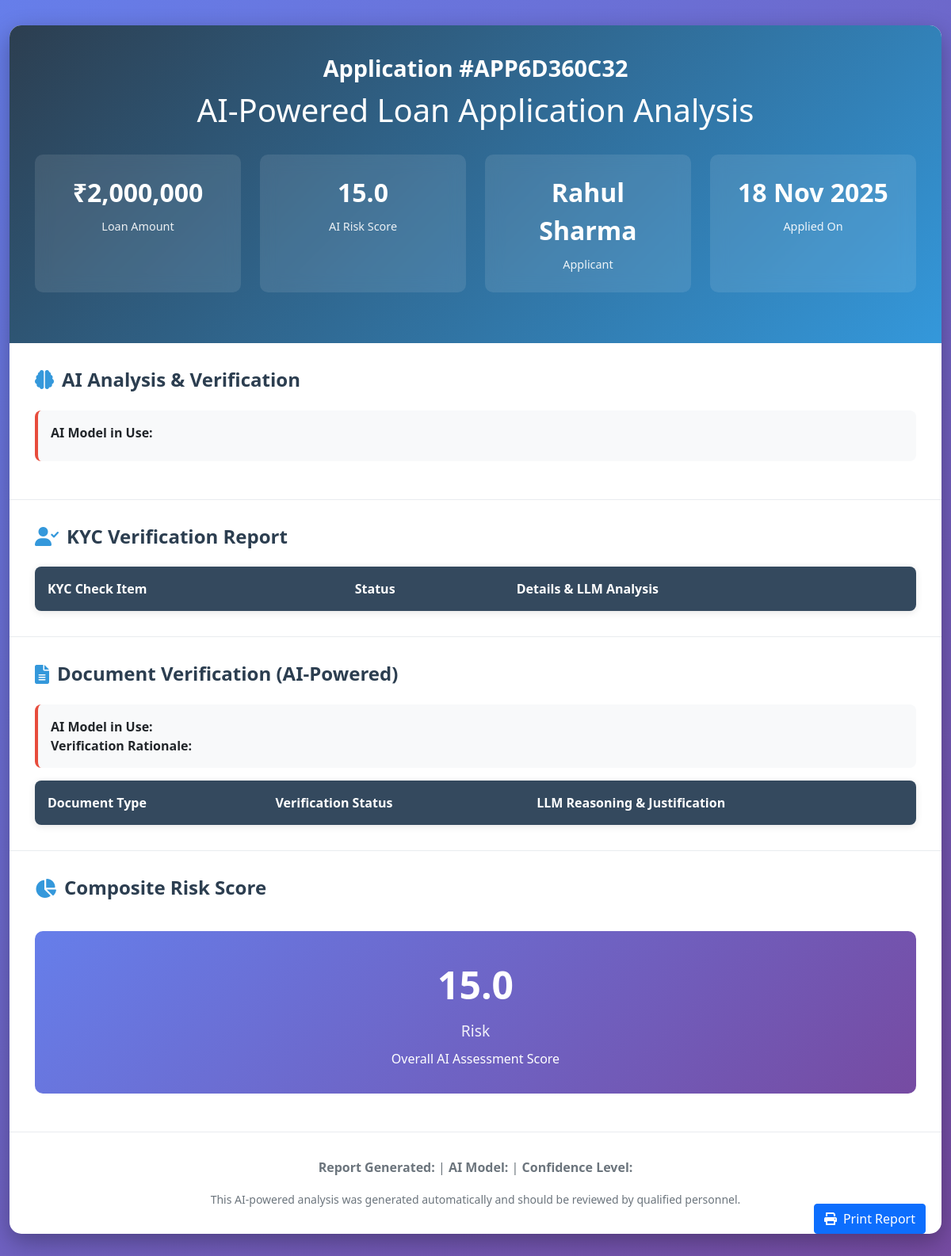
Screenshot of /ai-analysis-report/APP6D360C32 (signed in) with the database file from the repository.
### models.py (models this page shows, shortened)
class Application(db.Model):
    __tablename__ = 'applications'
    id = db.Column(db.String(20), primary_key=True, default=lambda: f'APP{uuid.uuid4().hex[:16].upper()}')
    user_id = db.Column(db.Integer, db.ForeignKey('users.id', ondelete='CASCADE'), nullable=False, index=True)
    first_name = db.Column(db.String(100), nullable=False)
    last_name = db.Column(db.String(100), nullable=False)
    email = db.Column(db.String(120), nullable=False, index=True)
    gender = db.Column(db.String(10))
    current_address = db.Column(db.Text)
    date_of_birth = db.Column(db.Date)
    is_rented = db.Column(db.Boolean, default=False)
    has_own_property = db.Column(db.Boolean, default=False)
    years_at_current_address = db.Column(db.Integer, default=0)
    aadhar_number = db.Column(db.String(12), nullable=False, index=True)
    pan_number = db.Column(db.String(10), nullable=False, index=True)
    monthly_salary = db.Column(db.Float, nullable=False)
    company_name = db.Column(db.String(200))
    employment_type = db.Column(db.String(50), default='SALARIED')  # SALARIED, SELF_EMPLOYED, BUSINESS
    experience_years = db.Column(db.Integer, default=0)
    existing_emi = db.Column(db.Float, default=0.0)
    cibil_score = db.Column(db.Integer)
    dti_ratio = db.Column(db.Float, default=0.0)
    eligibility_status = db.Column(db.String(50), default='PENDING', index=True)
    rejection_reason = db.Column(db.Text)
    total_existing_emi = db.Column(db.Float, default=0.0)
    proposed_emi = db.Column(db.Float, default=0.0)
    existing_loans_count = db.Column(db.Integer, default=0)
    loan_amount = db.Column(db.Float, nullable=False)
    property_valuation = db.Column(db.Float, nullable=False)
    property_address = db.Column(db.Text)
    is_non_agricultural = db.Column(db.Boolean, default=True)
    has_existing_mortgage = db.Column(db.Boolean, default=False)
    loan_purpose = db.Column(db.String(200), default='HOME_PURCHASE')
    status = db.Column(db.String(20), default='PENDING', index=True)
    employment_status = db.Column(db.String(20), default='PENDING')
    kyc_status = db.Column(db.String(20), default='PENDING')
    match_score = db.Column(db.Float, default=0.0)
    confidence_score = db.Column(db.Float, default=0.0)
    banking_analysis_report = db.Column(db.Text)
    fraud_detection_report = db.Column(db.Text)
    interest_rate = db.Column(db.Float)
    loan_term_years = db.Column(db.Integer)
    emi_amount = db.Column(db.Float)
    ai_analysis_report = db.Column(db.Text)
    na_document_verification = db.Column(db.Text)
    na_document_status = db.Column(db.String(20), default='PENDING')
    na_document_risk_score = db.Column(db.Float, default=0.0)
    ai_verification_report = db.Column(db.Text)
    employment_verification_status = db.Column(db.String(50), default='PENDING')
    employment_verification_report = db.Column(db.Text)
    document_verification_status = db.Column(db.String(50), default='PENDING')
    document_verification_report = db.Column(db.Text)
    overall_risk_score = db.Column(db.Float)
    verification_summary = db.Column(db.Text)
    credit_risk_ai_summary = db.Column(db.Text)
    document_verification_ai_summary = db.Column(db.Text)
    property_verification_ai_summary = db.Column(db.Text)
    final_comprehensive_ai_summary = db.Column(db.Text)
    ai_summary_generated_at = db.Column(db.DateTime)
    emi_plan_generated = db.Column(db.Boolean, default=False)
    loan_disbursement_date = db.Column(db.DateTime)
    first_emi_date = db.Column(db.DateTime)
    created_at = db.Column(db.DateTime, default=datetime.utcnow, nullable=False, index=True)
    updated_at = db.Column(db.DateTime, default=datetime.utcnow, onupdate=datetime.utcnow)
    documents = db.relationship('Document', backref='application', lazy=True,
                              cascade='all, delete-orphan', order_by='Document.uploaded_at.desc()')
    emis = db.relationship('EMI', backref='application', lazy=True,
                          cascade='all, delete-orphan', order_by='EMI.emi_number')
    existing_loans = db.relationship('ExistingLoan', backref='application', lazy=True,
                                   cascade='all, delete-orphan')
    status_logs = db.relationship('ApplicationStatusLog', backref='application', lazy=True,
                                cascade='all, delete-orphan', order_by='ApplicationStatusLog.created_at.desc()')

### app.py (the view)
@app.route('/ai-analysis-report/<app_id>')
@login_required
def ai_analysis_report(app_id):
    is_admin = 'admin_id' in session
    if is_admin:
        application = Application.query.filter_by(id=app_id).first()
        if not application:
            flash('Application not found.', 'error')
            return redirect(url_for('admin.dashboard'))
    else:
        application = Application.query.filter_by(id=app_id, user_id=session['user_id']).first_or_404()
    ai_analysis = safe_json_loads(application.ai_analysis_report)
    verification_analysis = safe_json_loads(application.ai_verification_report)
    return render_template('ai_analysis_report.html',
                         application=application,
                         ai_analysis=ai_analysis,
                         verification_analysis=verification_analysis,
                         is_admin=is_admin)

### app.py (called while the page is built)
def login_required(f):
    @wraps(f)
    def decorated_function(*args, **kwargs):
        if 'user_id' not in session and 'admin_id' not in session:
            flash('Please log in to access this page.', 'error')
            return redirect(url_for('login'))
        return f(*args, **kwargs)
    return decorated_function

def safe_json_loads(json_string, default=None):
    if default is None:
        default = {}
    try:
        return json.loads(json_string) if json_string else default
    except (json.JSONDecodeError, TypeError):
        return default

### templates/ai_analysis_report.html (shortened to what this page needs)
<!DOCTYPE html>
<html lang="en">
<head>
    <link href="https://cdn.jsdelivr.net/npm/bootstrap@5.1.3/dist/css/bootstrap.min.css" rel="stylesheet">
    <link href="https://cdnjs.cloudflare.com/ajax/libs/font-awesome/6.0.0/css/all.min.css" rel="stylesheet">
</head>
<body>
    <div class="container-fluid">
        <div class="report-container">
            <div class="report-header">
                <div class="application-id">Application #{{ application.id }}</div>
                <h1 class="report-title">AI-Powered Loan Application Analysis</h1>
                <div class="stats-grid">
                    <div class="stat-card">
                        <div class="stat-value">₹{{ "{:,.0f}".format(application.loan_amount) }}</div>
                        <div class="stat-label">Loan Amount</div>
                    </div>
                    <div class="stat-card">
                        <div class="stat-value">{{ "%.1f"|format(ai_analysis.risk_score) }}</div>
                        <div class="stat-label">AI Risk Score</div>
                    </div>
                    <div class="stat-card">
                        <div class="stat-value">{{ application.first_name }} {{ application.last_name }}</div>
                        <div class="stat-label">Applicant</div>
                    </div>
                    <div class="stat-card">
                        <div class="stat-value">{{ application.created_at.strftime('%d %b %Y') }}</div>
                        <div class="stat-label">Applied On</div>
                    </div>
                </div>
            </div>
            <div class="section">
                <h2 class="section-title">
                    <i class="fas fa-brain"></i>AI Analysis & Verification
                </h2>
                <div class="ai-model">
                    <strong>AI Model in Use: {{ ai_analysis.model_name }}</strong>
                </div>
            </div>
            <div class="section">
                <h2 class="section-title">
                    <i class="fas fa-user-check"></i>KYC Verification Report
                </h2>
                <table class="verification-table">
                    <thead>
                        <tr>
                            <th>KYC Check Item</th>
                            <th>Status</th>
                            <th>Details & LLM Analysis</th>
                        </tr>
                    </thead>
                </table>
            </div>
            <div class="section">
                <h2 class="section-title">
                    <i class="fas fa-file-alt"></i>Document Verification (AI-Powered)
                </h2>
                <div class="ai-model">
                    <strong>AI Model in Use: {{ ai_analysis.model_name }}</strong><br>
                    <strong>Verification Rationale:</strong> {{ ai_analysis.verification_rationale }}
                </div>
                <table class="verification-table">
                    <thead>
                        <tr>
                            <th>Document Type</th>
                            <th>Verification Status</th>
                            <th>LLM Reasoning & Justification</th>
                        </tr>
                    </thead>
                </table>
            </div>
            <div class="section">
                <h2 class="section-title">
                    <i class="fas fa-chart-pie"></i>Composite Risk Score
                </h2>
                <div class="risk-score-card">
                    <div class="risk-score-value">{{ "%.1f"|format(ai_analysis.risk_score) }}</div>
                    <div class="risk-level">{{ ai_analysis.risk_level }} Risk</div>
                    <p class="mb-0 mt-2">Overall AI Assessment Score</p>
                </div>
            </div>
            <div class="section text-center text-muted">
                <p>
                    <strong>Report Generated:</strong> {{ generated_date }} |
                    <strong>AI Model:</strong> {{ ai_analysis.model_name }} |
                    <strong>Confidence Level:</strong> {{ ai_analysis.confidence_level }}
                </p>
                <small>This AI-powered analysis was generated automatically and should be reviewed by qualified personnel.</small>
            </div>
        </div>
    </div>
    <button onclick="window.print()" class="btn btn-primary print-btn">
        <i class="fas fa-print me-2"></i>Print Report
    </button>
</body>
</html>

### templates/ai_analysis_report.html (style rules this page uses)
body { background: linear-gradient(135deg, #667eea 0%, #764ba2 100%); min-height: 100vh; font-family: 'Segoe UI', Tahoma, Geneva, Verdana, sans-serif; }
.report-container { background: white; border-radius: 15px; box-shadow: 0 10px 30px rgba(0,0,0,0.3); overflow: hidden; margin: 2rem auto; max-width: 1200px; }
.report-header { background: linear-gradient(135deg, #2c3e50 0%, #3498db 100%); color: white; padding: 2rem; text-align: center; }
.application-id { font-size: 1.8rem; font-weight: 700; margin-bottom: 0.5rem; }
.report-title { font-size: 2.5rem; font-weight: 300; margin-bottom: 2rem; }
.stats-grid { display: grid; grid-template-columns: repeat(auto-fit, minmax(250px, 1fr)); gap: 1.5rem; margin: 2rem 0; }
.stat-card { background: rgba(255,255,255,0.1); padding: 1.5rem; border-radius: 10px; text-align: center; backdrop-filter: blur(10px); }
.stat-value { font-size: 2rem; font-weight: 700; margin-bottom: 0.5rem; }
.stat-label { font-size: 0.9rem; opacity: 0.9; }
.section { padding: 2rem; border-bottom: 1px solid #e9ecef; }
.section:last-child { border-bottom: none; }
.section-title { color: #2c3e50; font-size: 1.5rem; font-weight: 600; margin-bottom: 1.5rem; display: flex; align-items: center; }
.section-title i { margin-right: 10px; color: #3498db; }
.ai-model { background: #f8f9fa; padding: 1rem; border-radius: 8px; border-left: 4px solid #e74c3c; margin-bottom: 1rem; }
.verification-table { width: 100%; border-collapse: collapse; background: white; border-radius: 8px; overflow: hidden; box-shadow: 0 2px 10px rgba(0,0,0,0.1); }
.verification-table th { background: #34495e; color: white; padding: 1rem; text-align: left; font-weight: 600; }
.risk-score-card { background: linear-gradient(135deg, #667eea 0%, #764ba2 100%); color: white; padding: 2rem; border-radius: 10px; text-align: center; margin: 1rem 0; }
.risk-score-value { font-size: 3rem; font-weight: 700; margin-bottom: 0.5rem; }
.risk-level { font-size: 1.2rem; opacity: 0.9; }
.print-btn { position: fixed; bottom: 2rem; right: 2rem; z-index: 1000; }

### rows the page displays
Application: id "APP6D360C32", loan_amount "2,000,000", first_name "Rahul", last_name "Sharma", created_at "18 Nov 2025"

### other values shown
{{ "%.1f"|format(ai_analysis.risk_score) }} "15.0"
